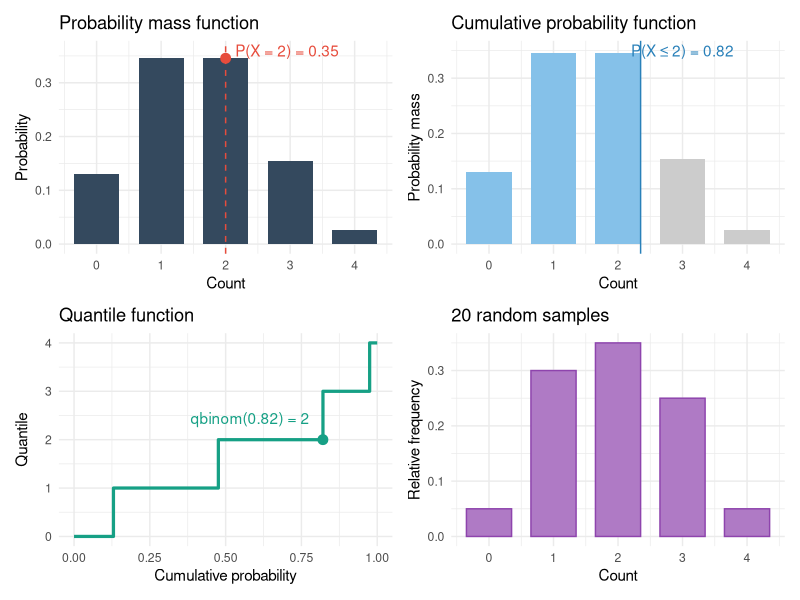
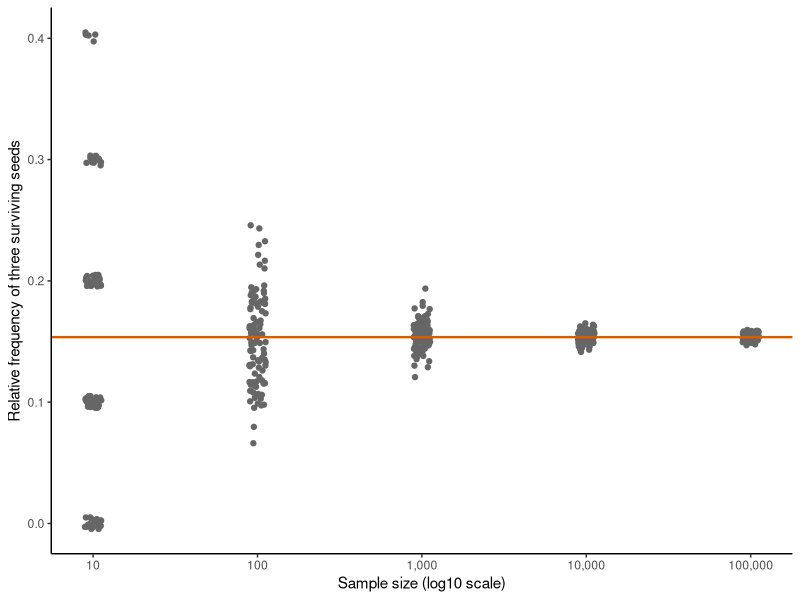
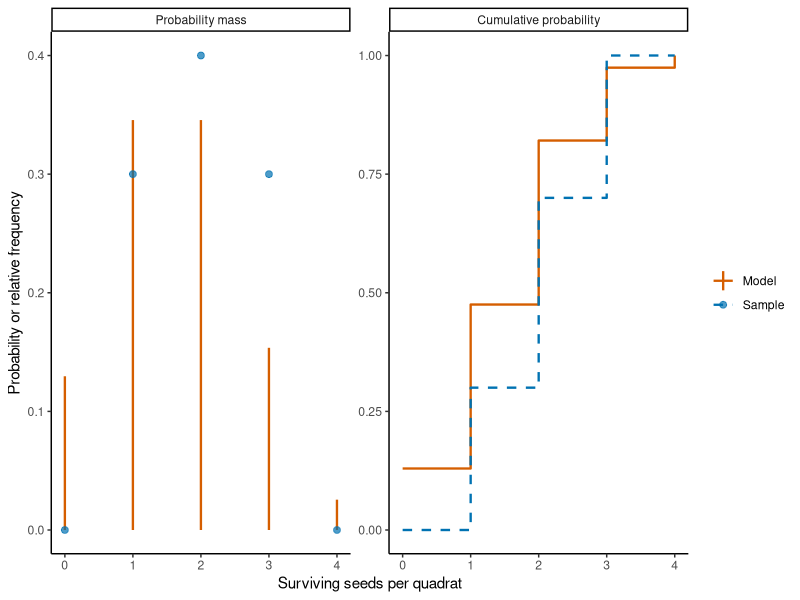
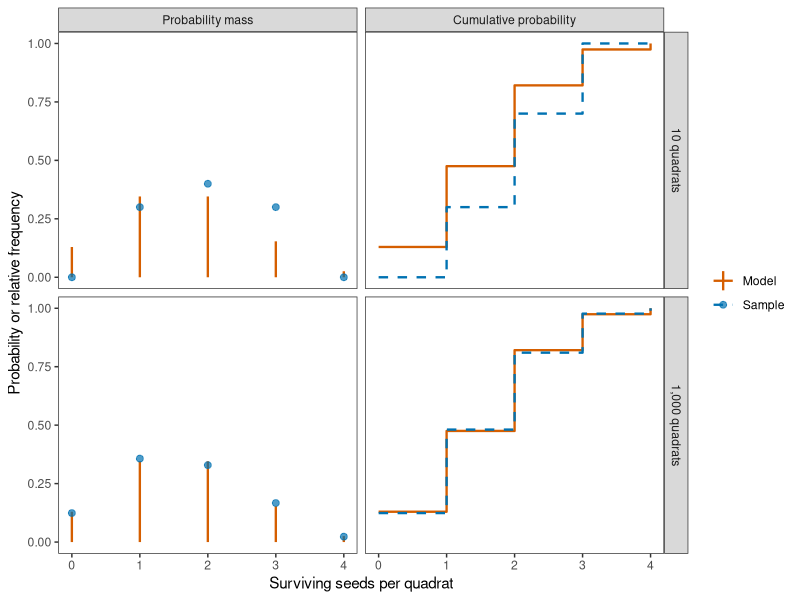
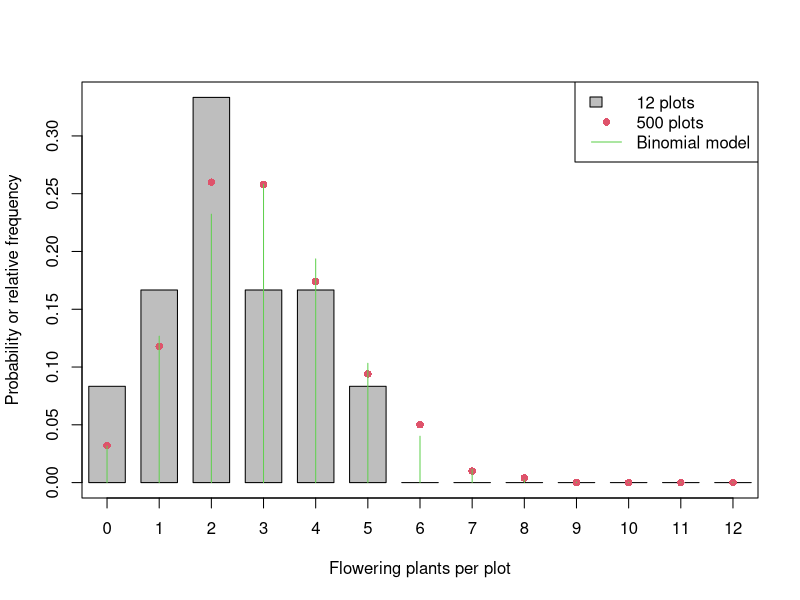
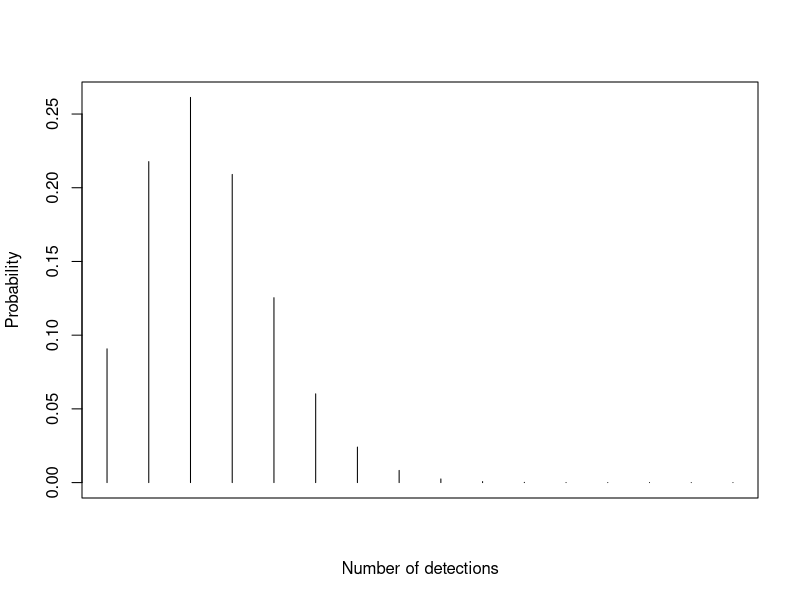
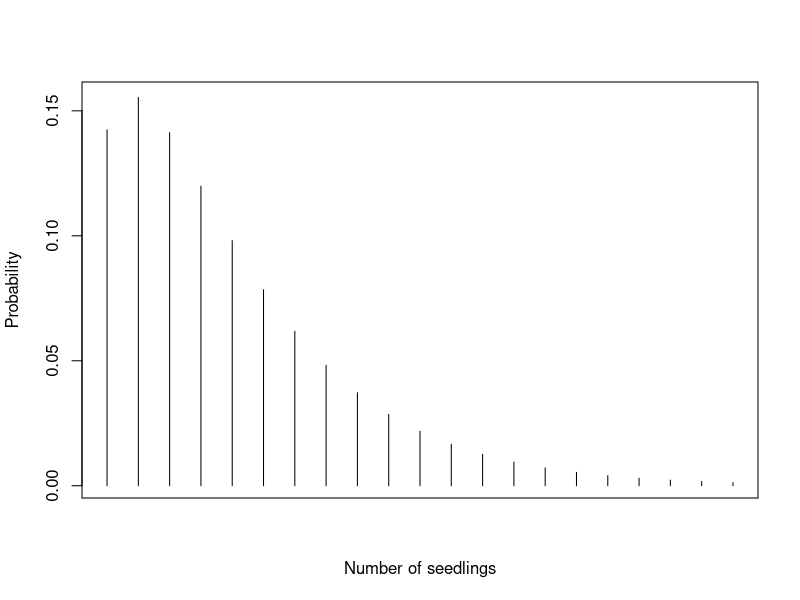

The R source for these figures, in order:
## ---- chunk 1
#| include: false
# Load ggplot2 for the consistently formatted rendered figures in this chapter.
library(ggplot2)
## ---- chunk 2
#| echo: false
#| label: fig-four_faces
#| fig-cap: "The four faces of a Binomial distribution with $n = 4$ and $p = 0.4$."
library(ggplot2)
library(patchwork)

# Distribution parameters and a chosen cutoff
size = 4
prob = 0.4
cutoff = 2

# Probabilities at each possible number of successes
binomial = data.frame(
  x = 0:size,
  probability = dbinom(0:size, size = size, prob = prob),
  cumulative_probability = pbinom(0:size, size = size, prob = prob)
)

# Cumulative probability at the chosen cutoff
p_cutoff = pbinom(cutoff, size = size, prob = prob)

# Panel 1: probability mass function
p1 = ggplot(binomial, aes(x = x, y = probability)) +
  geom_col(fill = "#34495e", width = 0.7) +
  geom_vline(xintercept = cutoff, linetype = "dashed", colour = "#e74c3c") +
  geom_point(
    data = subset(binomial, x == cutoff),
    colour = "#e74c3c",
    size = 3
  ) +
  annotate(
    "text", x = 2.15, y = 0.36,
    label = paste0(
      "P(X = ", cutoff, ") = ",
      round(dbinom(cutoff, size, prob), 2)
    ),
    colour = "#e74c3c",
    hjust = 0
  ) +
  scale_x_continuous(breaks = 0:size) +
  labs(
    title = "Probability mass function",
    x = "Count",
    y = "Probability"
  ) +
  theme_minimal()

# Panel 2: cumulative probability
p2 = ggplot(binomial, aes(x = x, y = probability)) +
  geom_col(
    aes(fill = x <= cutoff),
    width = 0.7,
    show.legend = FALSE
  ) +
  geom_vline(xintercept = cutoff + 0.35, colour = "#2980b9") +
  annotate(
    "text", x = 3, y = 0.35,
    label = paste0(
      "P(X \u2264 ", cutoff, ") = ",
      round(p_cutoff, 2)
    ),
    colour = "#2980b9"
  ) +
  scale_fill_manual(values = c("TRUE" = "#85c1e9", "FALSE" = "grey80")) +
  scale_x_continuous(breaks = 0:size) +
  labs(
    title = "Cumulative probability function",
    x = "Count",
    y = "Probability mass"
  ) +
  theme_minimal()

# Panel 3: quantile function
probabilities = seq(0, 1, length.out = 1001)

quantiles = data.frame(
  p = probabilities,
  quantile = qbinom(probabilities, size = size, prob = prob)
)

p3 = ggplot(quantiles, aes(x = p, y = quantile)) +
  geom_step(colour = "#16a085", linewidth = 1.1) +
  geom_point(
    data = data.frame(p = p_cutoff, quantile = cutoff),
    colour = "#16a085",
    size = 3
  ) +
  annotate(
    "text", x = 0.58, y = 2.45,
    label = paste0(
      "qbinom(", round(p_cutoff, 2), ") = ", cutoff
    ),
    colour = "#16a085"
  ) +
  scale_y_continuous(breaks = 0:size) +
  labs(
    title = "Quantile function",
    x = "Cumulative probability",
    y = "Quantile"
  ) +
  theme_minimal()

# Panel 4: simulated random sample
set.seed(42)

sample_data = data.frame(
  x = rbinom(20, size = size, prob = prob)
)

# Calculate the relative frequency of each possible outcome
sample_frequency = data.frame(
  x = 0:size,
  relative_frequency = tabulate(
    sample_data$x + 1,
    nbins = size + 1
  ) / nrow(sample_data)
)

p4 = ggplot(sample_frequency, aes(x = x, y = relative_frequency)) +
  geom_col(fill = "#af7ac5", colour = "#8e44ad", width = 0.7) +
  scale_x_continuous(breaks = 0:size) +
  labs(
    title = "20 random samples",
    x = "Count",
    y = "Relative frequency"
  ) +
  theme_minimal()

(p1 | p2) / (p3 | p4)
## ---- chunk 3
flower_count = 6
fruit_set_probability = 0.5

# Calculate an exact probability, a cumulative probability, and a quantile.
dbinom(x = 4, size = flower_count, prob = fruit_set_probability) # 0.23
pbinom(q = 4, size = flower_count, prob = fruit_set_probability) # 0.89
qbinom(p = 0.75, size = flower_count, prob = fruit_set_probability) # 4
## ---- chunk 4
# Use the binomial probability mass to calculate a weighted average.
seed_count = 4
seed_survival_probability = 0.4
seed_values = seq.int(from = 0, to = seed_count)
seed_probability = dbinom(
  x = seed_values,
  size = seed_count,
  prob = seed_survival_probability
)
expected_value = sum(seed_values * seed_probability)
expected_value
## ---- chunk 5
# Weight each squared distance from the mean by its probability.
variance = sum((seed_values - expected_value)^2 * seed_probability)
variance
## ---- chunk 6
# Calculate the probability mass for all possible totals.
fruit_count_values = seq.int(from = 0, to = 16)
fruit_probabilities = dbinom(
  x = fruit_count_values,
  size = 16,
  prob = 0.6
)

expected_fruit_count = sum(fruit_count_values * fruit_probabilities)
fruit_count_variance = sum(
  (fruit_count_values - expected_fruit_count)^2 * fruit_probabilities
)

expected_fruit_count
fruit_count_variance
## ---- chunk 7
# Simulate ten quadrats from the binomial model.
set.seed(seed = 123)
n_quadrats = 10
sample_survivors = rbinom(
  n = n_quadrats,
  size = seed_count,
  prob = seed_survival_probability
)
## ---- chunk 8
# Count each possible value and divide by the sample size.
seed_values = seq.int(from = 0, to = seed_count)
count_survivors = table(factor(x = sample_survivors, levels = seed_values))
relative_frequency = count_survivors / length(sample_survivors)
relative_frequency
## ---- chunk 9
# Put the sample frequencies beside the model probabilities for comparison.
data.frame(
  seed_count = seed_values,
  relative_frequency = as.numeric(x = relative_frequency),
  probability = dbinom(
    x = seed_values,
    size = seed_count,
    prob = seed_survival_probability
  )
)
## ---- chunk 10
# Compare relative frequencies for several sample sizes with the model.
set.seed(123)
sample_sizes = 10^(seq_len(length.out = 5))
seed_values = seq.int(from = 0, to = seed_count)

all_frequencies = matrix(NA, nrow = length(seed_values),
                         ncol = length(sample_sizes) + 1)
colnames(all_frequencies) = c(as.character(sample_sizes), "theory")

for (i in seq_along(sample_sizes)) {
  sample_survivors = rbinom(
    n = sample_sizes[i],
    size = seed_count,
    prob = seed_survival_probability
  )
  count_survivors = table(factor(
    x = sample_survivors,
    levels = seed_values
  ))
  all_frequencies[, i] = as.numeric(count_survivors) / sample_sizes[i]
}
all_frequencies[, length(sample_sizes) + 1] = dbinom(
  x = seed_values,
  size = seed_count,
  prob = seed_survival_probability
)
round(all_frequencies, 3)
## ---- chunk 11
#| echo: false
#| eval: true
#| label: fig-relative-frequency-convergence
#| fig-cap: "Relative frequencies of exactly three surviving seeds for simulated samples if difference sizes. The horizontal line is the probability assigned by the Binomial distribution."
# Repeatedly simulate samples and retain the relative frequency of three survivors.
set.seed(seed = 20261003)
seed_count = 4
seed_survival_probability = 0.4
target_count = 3
sample_sizes = 10^(seq_len(length.out = 5))
n_repetitions = 100

repeated_frequencies = data.frame(
  sample_size = numeric(),
  relative_frequency = numeric()
)

for (sample_size in sample_sizes) {
  relative_frequency = numeric(length = n_repetitions)

  for (repetition in seq_len(n_repetitions)) {
    sample_survivors = rbinom(
      n = sample_size,
      size = seed_count,
      prob = seed_survival_probability
    )
    relative_frequency[repetition] = mean(sample_survivors == target_count)
  }

  repeated_frequencies = rbind(
    repeated_frequencies,
    data.frame(
      sample_size = sample_size,
      relative_frequency = relative_frequency
    )
  )
}

# Calculate the model probability that the figure uses as a reference line.
probability = dbinom(
  x = target_count,
  size = seed_count,
  prob = seed_survival_probability
)

ggplot(
  repeated_frequencies,
  aes(
    x = sample_size,
    y = relative_frequency,
    group = sample_size
  )
) +
  geom_point(width = 0.35, fill = "grey90", colour = "grey40",
             position = position_jitter(width = 0.05, height = 0.005)) +
  geom_hline(
    yintercept = probability,
    colour = "#D55E00",
    linewidth = 0.8
  ) +
  scale_x_log10(
    breaks = sample_sizes,
    labels = c("10", "100", "1,000", "10,000", "100,000")
  ) +
  labs(
    x = "Sample size (log10 scale)",
    y = "Relative frequency of three surviving seeds"
  ) +
  theme_classic()
## ---- chunk 12
#| echo: false
#| eval: true
#| fig-width: 9
#| fig-height: 4
#| label: fig-ecdf
#| fig-cap: "Empirical and model distribution for a sample of ten quadrats in the example on seed survival."
# Simulate a sample and calculate its empirical distribution.
set.seed(142)
seed_count = 4
seed_survival_probability = 0.4
n_quadrats = 10
seed_values = seq.int(from = 0, to = seed_count)
model_mass = dbinom(
  x = seed_values, size = seed_count, prob = seed_survival_probability
)
model_cumulative = pbinom(
  q = seed_values, size = seed_count, prob = seed_survival_probability
)
sample_survivors = rbinom(
  n = n_quadrats, size = seed_count, prob = seed_survival_probability
)
count_survivors = table(factor(x = sample_survivors, levels = seed_values))
relative_frequency = as.numeric(count_survivors) / n_quadrats
cumulative_relative_frequency = cumsum(relative_frequency)

model_comparison_data = rbind(
  data.frame(
    surviving_seeds = seed_values,
    value = model_mass,
    quantity = "Probability mass",
    series = "Model"
  ),
  data.frame(
    surviving_seeds = seed_values,
    value = relative_frequency,
    quantity = "Probability mass",
    series = "Sample"
  ),
  data.frame(
    surviving_seeds = seed_values,
    value = model_cumulative,
    quantity = "Cumulative probability",
    series = "Model"
  ),
  data.frame(
    surviving_seeds = seed_values,
    value = cumulative_relative_frequency,
    quantity = "Cumulative probability",
    series = "Sample"
  )
)
model_comparison_data$quantity = factor(
  model_comparison_data$quantity,
  levels = c("Probability mass", "Cumulative probability")
)

# Use different geometries as well as colours to distinguish the model and sample.
ggplot() +
  geom_linerange(
    data = subset(
      model_comparison_data,
      quantity == "Probability mass" & series == "Model"
    ),
    aes(x = surviving_seeds, ymin = 0, ymax = value, colour = series),
    linewidth = 0.8
  ) +
  geom_point(
    data = subset(
      model_comparison_data,
      quantity == "Probability mass" & series == "Sample"
    ),
    aes(x = surviving_seeds, y = value, colour = series),
    alpha = 0.7,
    size = 2
  ) +
  geom_step(
    data = subset(model_comparison_data, quantity == "Cumulative probability"),
    aes(x = surviving_seeds, y = value, colour = series, linetype = series),
    direction = "hv",
    linewidth = 0.8
  ) +
  facet_wrap(~quantity, nrow = 1, scales = "free_y") +
  scale_colour_manual(values = c(Model = "#D55E00", Sample = "#0072B2")) +
  scale_linetype_manual(values = c(Model = "solid", Sample = "dashed")) +
  scale_x_continuous(breaks = seed_values) +
  labs(
    x = "Surviving seeds per quadrat",
    y = "Probability or relative frequency",
    colour = NULL,
    linetype = NULL
  ) +
  theme_classic()
## ---- chunk 13
# Simulate a small sample and calculate its weighted and ordinary means.
set.seed(123)
n_quadrats = 10
seed_count = 4
seed_survival_probability = 0.4
seed_values = seq.int(from = 0, to = seed_count)
sample_survivors = rbinom(
  n = n_quadrats, size = seed_count, prob = seed_survival_probability
)
count_survivors = table(factor(x = sample_survivors, levels = seed_values))
relative_frequency = as.numeric(count_survivors) / n_quadrats
weighted_average = sum(relative_frequency * seed_values)
sample_mean = mean(sample_survivors)
c(weighted_average, sample_mean)
## ---- chunk 14
# Calculate the variance of the empirical distribution
empirical_variance = sum((seed_values - weighted_average)^2 * relative_frequency)
sample_variance = var(sample_survivors)
c(empirical_variance, sample_variance)
## ---- chunk 15
# Use type = 1 so the empirical quantile is one of the observed counts.
quantile(x = sample_survivors, probs = 0.5, type = 1)
## ---- chunk 16
#| echo: false
#| eval: true
#| label: fig-ecdf-binom
#| fig-width: 9
#| fig-height: 8
#| fig-cap: "Model probabilities and sample frequencies for 10 quadrats (top) and 1,000 quadrats (bottom)."
# Compare empirical distributions at two sample sizes.
set.seed(142)
seed_count = 4
seed_survival_probability = 0.4
seed_values = seq.int(from = 0, to = seed_count)
sample_sizes = c(10, 1000)
model_mass = dbinom(
  x = seed_values, size = seed_count, prob = seed_survival_probability
)
model_cumulative = pbinom(
  q = seed_values, size = seed_count, prob = seed_survival_probability
)

# Store the model and empirical summaries for both sample sizes before plotting.
sample_comparison_data = data.frame()
for (n_quadrats in sample_sizes) {
  sample_survivors = rbinom(
    n = n_quadrats, size = seed_count, prob = seed_survival_probability
  )
  count_survivors = table(factor(x = sample_survivors, levels = seed_values))
  relative_frequency = as.numeric(count_survivors) / n_quadrats
  cumulative_relative_frequency = cumsum(relative_frequency)

  sample_size_label = paste(format(n_quadrats, big.mark = ","), "quadrats")
  sample_comparison_data = rbind(
    sample_comparison_data,
    data.frame(
      surviving_seeds = seed_values,
      value = model_mass,
      quantity = "Probability mass",
      series = "Model",
      sample_size = sample_size_label
    ),
    data.frame(
      surviving_seeds = seed_values,
      value = relative_frequency,
      quantity = "Probability mass",
      series = "Sample",
      sample_size = sample_size_label
    ),
    data.frame(
      surviving_seeds = seed_values,
      value = model_cumulative,
      quantity = "Cumulative probability",
      series = "Model",
      sample_size = sample_size_label
    ),
    data.frame(
      surviving_seeds = seed_values,
      value = cumulative_relative_frequency,
      quantity = "Cumulative probability",
      series = "Sample",
      sample_size = sample_size_label
    )
  )
}

sample_comparison_data$sample_size = factor(
  sample_comparison_data$sample_size,
  levels = c("10 quadrats", "1,000 quadrats")
)
sample_comparison_data$quantity = factor(
  sample_comparison_data$quantity,
  levels = c("Probability mass", "Cumulative probability")
)

# Compare each empirical distribution with the same model using matching panels.
ggplot() +
  geom_linerange(
    data = subset(
      sample_comparison_data,
      quantity == "Probability mass" & series == "Model"
    ),
    aes(x = surviving_seeds, ymin = 0, ymax = value, colour = series),
    linewidth = 0.8
  ) +
  geom_point(
    data = subset(
      sample_comparison_data,
      quantity == "Probability mass" & series == "Sample"
    ),
    aes(x = surviving_seeds, y = value, colour = series),
    alpha = 0.7,
    size = 2
  ) +
  geom_step(
    data = subset(sample_comparison_data, quantity == "Cumulative probability"),
    aes(x = surviving_seeds, y = value, colour = series, linetype = series),
    direction = "hv",
    linewidth = 0.8
  ) +
  facet_grid(sample_size ~ quantity, scales = "free_y") +
  scale_colour_manual(values = c(Model = "#D55E00", Sample = "#0072B2")) +
  scale_linetype_manual(values = c(Model = "solid", Sample = "dashed")) +
  scale_x_continuous(breaks = seed_values) +
  labs(
    x = "Surviving seeds per quadrat",
    y = "Probability or relative frequency",
    colour = NULL,
    linetype = NULL
  ) +
  theme_bw() + theme(panel.grid = element_blank())
## ---- chunk 17
# Simulate the two sample sizes and compare each with the same model.
set.seed(246)

plants_per_plot = 12
flowering_probability = 0.25

small_plot_counts = rbinom(
  n = 12,
  size = plants_per_plot,
  prob = flowering_probability
)
large_plot_counts = rbinom(
  n = 500,
  size = plants_per_plot,
  prob = flowering_probability
)

mean(small_plot_counts)
mean(large_plot_counts)

count_values = seq.int(from = 0, to = plants_per_plot)
small_plot_table = table(factor(
  x = small_plot_counts,
  levels = count_values
))
large_plot_table = table(factor(
  x = large_plot_counts,
  levels = count_values
))

small_frequency = as.numeric(small_plot_table) / length(small_plot_counts)
large_frequency = as.numeric(large_plot_table) / length(large_plot_counts)
model_mass = dbinom(
  x = count_values,
  size = plants_per_plot,
  prob = flowering_probability
)

small_frequency_data = data.frame(
  flowering_plants = count_values,
  probability = small_frequency,
  series = "12 plots"
)
large_frequency_data = data.frame(
  flowering_plants = count_values,
  probability = large_frequency,
  series = "500 plots"
)
model_mass_data = data.frame(
  flowering_plants = count_values,
  probability = model_mass,
  series = "Binomial model"
)

# Use bars for one empirical distribution, points for the other, and lines for the model.
# Set common axis limits
all_probabilities = c(
  small_frequency_data$probability,
  large_frequency_data$probability,
  model_mass_data$probability
)

plot(
  NA,
  xlim = range(count_values),
  ylim = c(0, max(all_probabilities)),
  xaxt = "n",
  xlab = "Flowering plants per plot",
  ylab = "Probability or relative frequency"
)

axis(1, at = count_values)

# Draw bars for the small empirical distribution
with(
  small_frequency_data,
  rect(
    flowering_plants - 0.35,
    0,
    flowering_plants + 0.35,
    probability,
    col = "grey",
    border = 1
  )
)

# Add points for the large empirical distribution
with(
  large_frequency_data,
  points(
    flowering_plants,
    probability,
    pch = 16,
    col = 2
  )
)

# Add vertical lines for the model distribution
with(
  model_mass_data,
  segments(
    flowering_plants,
    0,
    flowering_plants,
    probability,
    col = 3
  )
)

# Add one legend for all three series
legend(
  "topright",
  legend = c("12 plots", "500 plots", "Binomial model"),
  col = c(1, 2, 3),
  fill = c("grey", NA, NA),
  border = c(1, NA, NA),
  pch = c(NA, 16, NA),
  lty = c(0, 0, 1)
)
## ---- chunk 18
# Set the binomial model parameters and the count we want to check.
seedling_count = 20
seedling_survival_probability = 0.7
survivors_to_check = 14

dbinom(
  x = survivors_to_check,
  size = seedling_count,
  prob = seedling_survival_probability
)
## ---- chunk 19
# Calculate the expected count and variance from the binomial formulas.
expected_survivors = seedling_count * seedling_survival_probability
variance_survivors = seedling_count *
  seedling_survival_probability *
  (1 - seedling_survival_probability)
## ---- chunk 20
# Recover the binomial parameters from the model mean and variance.
mean_survivors = expected_survivors
success_probability = 1 - variance_survivors / mean_survivors
estimated_trial_count = mean_survivors / success_probability
## ---- chunk 21
# Calculate the Poisson mean for three nights and one exact probability.
rate_per_night = 0.8
n_nights = 3
expected_detections = rate_per_night * n_nights
detections_to_check = 2

dpois(x = detections_to_check, lambda = expected_detections)
## ---- chunk 22
# Calculate the probability of at least the requested number of detections.
minimum_detections = 5
1 - ppois(
  q = minimum_detections - 1,
  lambda = expected_detections
)
## ---- chunk 23
#| echo: false
#| fig-cap: "Poisson probability mass for detections during three camera nights."
# Calculate and plot the Poisson probability mass over a useful range of counts.
expected_detections = 2.4
maximum_detections_to_plot = 15
detection_values = seq.int(from = 0, to = maximum_detections_to_plot)
detection_mass = dpois(x = detection_values, lambda = expected_detections)

detection_mass_data = data.frame(
  detections = detection_values,
  probability = detection_mass
)

# Plot each possible detection count as a vertical probability line.
plot(
  detection_mass_data$detections,
  detection_mass_data$probability,
  type = "h",
  xaxt = "n",
  xlab = "Number of detections",
  ylab = "Probability"
)
## ---- chunk 24
# Convert the observation effort into the Poisson mean before calculating a probability.
rate_per_square_metre = 1.2
survey_area = 2
expected_stems = rate_per_square_metre * survey_area

dpois(x = 3, lambda = expected_stems)
## ---- chunk 25
# Simulate overdispersed quadrat counts from a negative binomial model.
set.seed(seed = 123)

n_quadrats = 100
negative_binomial_size = 1.5
negative_binomial_mean = 4

counts = rnbinom(
  n = n_quadrats,
  size = negative_binomial_size,
  mu = negative_binomial_mean
)

sample_mean = mean(counts)
sample_variance = var(counts)
dispersion_ratio = sample_variance / sample_mean
c(sample_mean, sample_variance, dispersion_ratio)
## ---- chunk 26
# Calculate the negative binomial mean and variance from its parameters.
mean_seedlings = 4
negative_binomial_size = 1.5

expected_seedlings = mean_seedlings
variance_seedlings = mean_seedlings +
  mean_seedlings^2 / negative_binomial_size

c(mean = expected_seedlings, variance = variance_seedlings)
## ---- chunk 27
# Calculate the probability of one particular seedling count.
seedlings_to_check = 10

dnbinom(
  x = seedlings_to_check,
  size = negative_binomial_size,
  mu = mean_seedlings
)
## ---- chunk 28
# Calculate the probability of at least the requested number of seedlings.
minimum_seedlings = 10

1 - pnbinom(
  q = minimum_seedlings - 1,
  size = negative_binomial_size,
  mu = mean_seedlings
)
## ---- chunk 29
#| echo: false
#| fig-cap: "Negative binomial probability mass for seedlings in a quadrat."
# Calculate and plot the negative binomial probability mass over a useful range.
mean_seedlings = 4
negative_binomial_size = 1.5
maximum_seedlings_to_plot = 20
seedling_values = seq.int(from = 0, to = maximum_seedlings_to_plot)
negative_binomial_mass = dnbinom(
  x = seedling_values,
  size = negative_binomial_size,
  mu = mean_seedlings
)

negative_binomial_mass_data = data.frame(
  seedlings = seedling_values,
  probability = negative_binomial_mass
)

# Vertical lines make the separate possible count probabilities visible.
plot(
  negative_binomial_mass_data$seedlings,
  negative_binomial_mass_data$probability,
  type = "h",
  xaxt = "n",
  xlab = "Number of seedlings",
  ylab = "Probability"
)
